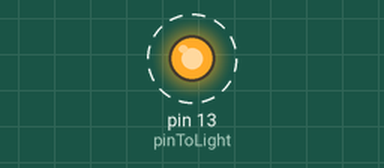
Recording of a sketch running on a simulated Arduino Uno, built with avr-gcc and run on an emulated ATmega328P. Parts: output pins drawn as LEDs (lit = HIGH). Dashed ring = blinking.

Above: at 0.6 s.
Timing chart, 0 to 5.5 s (numbered marks = the images above):
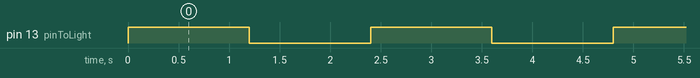

The sketch:

class1.ino
```cpp
int pinToLight = 13;
int timeDelayInMS = 1200;

void setup() {
  // put your setup code here, to run once:
  pinMode(pinToLight, OUTPUT);
}

void loop() {
  // put your main code here, to run repeatedly:
  digitalWrite(pinToLight, HIGH);
  delay(timeDelayInMS);
  digitalWrite(pinToLight, LOW);
  delay(timeDelayInMS);
}
```

Measured:
- by itself, pin 13 (pinToLight): alternates HIGH for 1.2 s and LOW for 1.2 s
